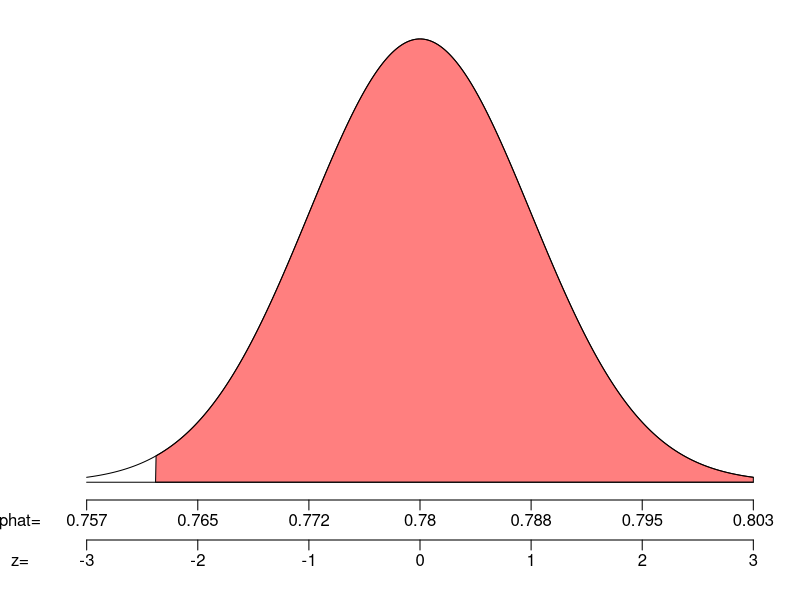

This chart was generated by the following R code:
## ---- chunk 1
## DATA GENERATION
alpha = sample(c(0.1,0.05,0.025,0.02,0.01),1)
zstar = qnorm(alpha)
azs = abs(zstar)

dis = 0.3
dis2 = 2*dis/3

while(T){
    p = round(runif(1,0.09,0.91),3)
    n = sample(1:10,1) * 10^sample(0:3,1)
    se = signif(sqrt(p*(1-p)/n),3)
    if (n*p>10 & n*(1-p)>10 & sqrt(n*p*(1-p))>7)
    {
        break
    }
}
z = round(runif(1,azs-dis2,azs+dis),2) * sample(c(-1,1,1,1,1,1),1)
phat = signif(p+z*se,3)
z = round((phat-p)/se,2)
Pr = 1-round(pnorm(z),4)
wrd = sample(c('sad','angry','special','greedy','bad','great','strong','happy','popular','cold'),1)
wrd2 = sample(c('more than', 'over', 'above'),1)

if (Pr<alpha)
{
    wrd3 = 'reject'
    sym = '<'
} else {
    wrd3 = 'retain'
    sym = '>'
}

## ---- chunk 2
par(mar=c(5,3,1,1))
zs = seq(-3,3,length=1000)
ys = dnorm(zs)
plot(zs, ys, 'l',xlim = c(-3,3), ylim = c(0,0.4),
     ann=FALSE,xaxt="n",yaxt="n",
     lwd=1,bty='n')
axis(side=1, line=0, at=-3:3, labels = FALSE)
mtext(signif(p+(-3:3)*se,3),side=1,line=0.5,at=-3:3)
mtext(c("phat="),line=0.5,side=1,at=-3.6)
axis(side=1, line=2,at=-3:3, labels = FALSE)
mtext(-3:3,side=1,line=2.5,at=-3:3)
mtext(c("z="),line=2.5,side=1,at=-3.6)
polygon(c(zs[zs>=z], 3, z),c(ys[zs>=z], 0, 0), col=rgb(1,0,0,0.5))
lines(c(-3,3),c(0,0),'l',lwd=1)
